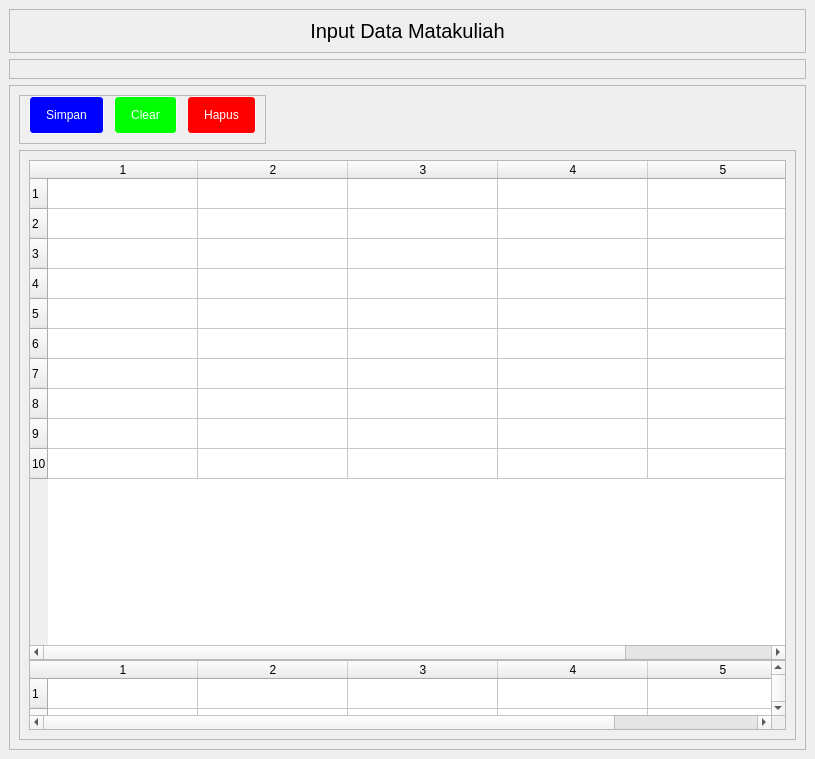
<?xml version="1.0" encoding="UTF-8"?>
<ui version="4.0">
 <class>MainWindow</class>
 <widget class="QMainWindow" name="MainWindow">
  <property name="geometry">
   <rect>
    <x>0</x>
    <y>0</y>
    <width>815</width>
    <height>759</height>
   </rect>
  </property>
  <property name="sizePolicy">
   <sizepolicy hsizetype="Preferred" vsizetype="Preferred">
    <horstretch>0</horstretch>
    <verstretch>0</verstretch>
   </sizepolicy>
  </property>
  <property name="windowTitle">
   <string>MainWindow</string>
  </property>
  <property name="styleSheet">
   <string notr="true">QLineEdit, QDateEdit {
	border: none;
}

QLineEdit,QComboBox {
height: 30px;
}

QPushButton {
  background-color: #f8f9fa;
  border: 1px solid #f8f9fa;
  border-radius: 4px;
  color: #3c4043;
  height: 36px;
  line-height: 27px;
  min-width: 10px;
  padding: 0 16px;
  text-align: center;
  white-space: pre;
}

QPushButton:hover {
  border-color: #4285f4;
  outline: none;
}

#btnSimpan{
	color: rgb(255, 255, 255);
	background-color: rgb(0, 0, 255);
}

#btnClear{
	color: rgb(255, 255, 255);
	background-color: rgb(0, 255, 0);
}

#btnHapus{
	color: rgb(255, 255, 255);
	background-color: rgb(255, 0, 0);
}</string>
  </property>
  <widget class="QWidget" name="centralwidget">
   <property name="sizePolicy">
    <sizepolicy hsizetype="Expanding" vsizetype="Expanding">
     <horstretch>0</horstretch>
     <verstretch>0</verstretch>
    </sizepolicy>
   </property>
   <property name="minimumSize">
    <size>
     <width>480</width>
     <height>480</height>
    </size>
   </property>
   <layout class="QVBoxLayout" name="verticalLayout">
    <item>
     <widget class="QFrame" name="frame">
      <property name="sizePolicy">
       <sizepolicy hsizetype="Preferred" vsizetype="Fixed">
        <horstretch>0</horstretch>
        <verstretch>0</verstretch>
       </sizepolicy>
      </property>
      <property name="frameShape">
       <enum>QFrame::StyledPanel</enum>
      </property>
      <property name="frameShadow">
       <enum>QFrame::Raised</enum>
      </property>
      <layout class="QHBoxLayout" name="horizontalLayout">
       <item alignment="Qt::AlignTop">
        <widget class="QLabel" name="label">
         <property name="font">
          <font>
           <pointsize>15</pointsize>
          </font>
         </property>
         <property name="text">
          <string>Input Data Matakuliah</string>
         </property>
         <property name="alignment">
          <set>Qt::AlignCenter</set>
         </property>
        </widget>
       </item>
      </layout>
     </widget>
    </item>
    <item>
     <widget class="QFrame" name="frame_2">
      <property name="sizePolicy">
       <sizepolicy hsizetype="Expanding" vsizetype="Preferred">
        <horstretch>0</horstretch>
        <verstretch>0</verstretch>
       </sizepolicy>
      </property>
      <property name="frameShape">
       <enum>QFrame::StyledPanel</enum>
      </property>
      <property name="frameShadow">
       <enum>QFrame::Raised</enum>
      </property>
      <layout class="QHBoxLayout" name="horizontalLayout_2">
       <item alignment="Qt::AlignLeft">
        <widget class="QFrame" name="frame_4">
         <property name="font">
          <font>
           <family>Segoe UI Symbol</family>
           <pointsize>9</pointsize>
          </font>
         </property>
         <property name="frameShape">
          <enum>QFrame::StyledPanel</enum>
         </property>
         <property name="frameShadow">
          <enum>QFrame::Raised</enum>
         </property>
         <widget class="QLabel" name="label_2">
          <property name="geometry">
           <rect>
            <x>10</x>
            <y>10</y>
            <width>47</width>
            <height>18</height>
           </rect>
          </property>
          <property name="font">
           <font>
            <pointsize>11</pointsize>
           </font>
          </property>
          <property name="text">
           <string>ID KRS</string>
          </property>
         </widget>
         <widget class="QLabel" name="label_3">
          <property name="geometry">
           <rect>
            <x>10</x>
            <y>50</y>
            <width>89</width>
            <height>18</height>
           </rect>
          </property>
          <property name="font">
           <font>
            <pointsize>11</pointsize>
           </font>
          </property>
          <property name="text">
           <string>Tahun Ajaran</string>
          </property>
         </widget>
         <widget class="QLabel" name="label_4">
          <property name="geometry">
           <rect>
            <x>10</x>
            <y>90</y>
            <width>62</width>
            <height>18</height>
           </rect>
          </property>
          <property name="font">
           <font>
            <pointsize>11</pointsize>
           </font>
          </property>
          <property name="text">
           <string>Semester</string>
          </property>
         </widget>
         <widget class="QLabel" name="label_5">
          <property name="geometry">
           <rect>
            <x>10</x>
            <y>129</y>
            <width>31</width>
            <height>18</height>
           </rect>
          </property>
          <property name="font">
           <font>
            <pointsize>11</pointsize>
           </font>
          </property>
          <property name="text">
           <string>NIM</string>
          </property>
         </widget>
         <widget class="QLabel" name="label_6">
          <property name="geometry">
           <rect>
            <x>10</x>
            <y>169</y>
            <width>62</width>
            <height>18</height>
           </rect>
          </property>
          <property name="font">
           <font>
            <pointsize>11</pointsize>
           </font>
          </property>
          <property name="text">
           <string>Prodi</string>
          </property>
         </widget>
        </widget>
       </item>
       <item>
        <widget class="QFrame" name="frame_5">
         <property name="sizePolicy">
          <sizepolicy hsizetype="Expanding" vsizetype="Expanding">
           <horstretch>0</horstretch>
           <verstretch>0</verstretch>
          </sizepolicy>
         </property>
         <property name="frameShape">
          <enum>QFrame::StyledPanel</enum>
         </property>
         <property name="frameShadow">
          <enum>QFrame::Raised</enum>
         </property>
         <widget class="QFrame" name="frame_6">
          <property name="geometry">
           <rect>
            <x>10</x>
            <y>10</y>
            <width>261</width>
            <height>32</height>
           </rect>
          </property>
          <property name="sizePolicy">
           <sizepolicy hsizetype="Preferred" vsizetype="Preferred">
            <horstretch>0</horstretch>
            <verstretch>0</verstretch>
           </sizepolicy>
          </property>
          <property name="minimumSize">
           <size>
            <width>0</width>
            <height>0</height>
           </size>
          </property>
          <property name="frameShape">
           <enum>QFrame::StyledPanel</enum>
          </property>
          <property name="frameShadow">
           <enum>QFrame::Raised</enum>
          </property>
          <layout class="QHBoxLayout" name="horizontalLayout_3">
           <property name="leftMargin">
            <number>0</number>
           </property>
           <property name="topMargin">
            <number>0</number>
           </property>
           <property name="rightMargin">
            <number>0</number>
           </property>
           <property name="bottomMargin">
            <number>0</number>
           </property>
           <item>
            <widget class="QLineEdit" name="txtKodeMatakuliah">
             <property name="minimumSize">
              <size>
               <width>200</width>
               <height>0</height>
              </size>
             </property>
             <property name="maximumSize">
              <size>
               <width>200</width>
               <height>16777215</height>
              </size>
             </property>
             <property name="font">
              <font>
               <pointsize>12</pointsize>
              </font>
             </property>
            </widget>
           </item>
           <item alignment="Qt::AlignLeft">
            <widget class="QPushButton" name="btnCari">
             <property name="minimumSize">
              <size>
               <width>44</width>
               <height>10</height>
              </size>
             </property>
             <property name="maximumSize">
              <size>
               <width>16777215</width>
               <height>30</height>
              </size>
             </property>
             <property name="text">
              <string>Cari</string>
             </property>
            </widget>
           </item>
          </layout>
         </widget>
         <widget class="QFrame" name="frame_7">
          <property name="geometry">
           <rect>
            <x>10</x>
            <y>48</y>
            <width>202</width>
            <height>32</height>
           </rect>
          </property>
          <property name="frameShape">
           <enum>QFrame::StyledPanel</enum>
          </property>
          <property name="frameShadow">
           <enum>QFrame::Raised</enum>
          </property>
          <layout class="QVBoxLayout" name="verticalLayout_6">
           <property name="spacing">
            <number>0</number>
           </property>
           <property name="leftMargin">
            <number>0</number>
           </property>
           <property name="topMargin">
            <number>0</number>
           </property>
           <property name="rightMargin">
            <number>0</number>
           </property>
           <property name="bottomMargin">
            <number>0</number>
           </property>
           <item>
            <widget class="QLineEdit" name="txtMatakuliah">
             <property name="minimumSize">
              <size>
               <width>200</width>
               <height>0</height>
              </size>
             </property>
             <property name="maximumSize">
              <size>
               <width>200</width>
               <height>16777215</height>
              </size>
             </property>
             <property name="font">
              <font>
               <pointsize>12</pointsize>
              </font>
             </property>
            </widget>
           </item>
          </layout>
         </widget>
         <widget class="QComboBox" name="cboSks">
          <property name="geometry">
           <rect>
            <x>10</x>
            <y>86</y>
            <width>50</width>
            <height>34</height>
           </rect>
          </property>
          <property name="sizePolicy">
           <sizepolicy hsizetype="Expanding" vsizetype="Fixed">
            <horstretch>0</horstretch>
            <verstretch>0</verstretch>
           </sizepolicy>
          </property>
          <property name="minimumSize">
           <size>
            <width>50</width>
            <height>0</height>
           </size>
          </property>
          <property name="maximumSize">
           <size>
            <width>50</width>
            <height>16777215</height>
           </size>
          </property>
          <property name="font">
           <font>
            <pointsize>12</pointsize>
           </font>
          </property>
          <item>
           <property name="text">
            <string/>
           </property>
          </item>
          <item>
           <property name="text">
            <string>1</string>
           </property>
          </item>
          <item>
           <property name="text">
            <string>2</string>
           </property>
          </item>
          <item>
           <property name="text">
            <string>3</string>
           </property>
          </item>
          <item>
           <property name="text">
            <string>4</string>
           </property>
          </item>
          <item>
           <property name="text">
            <string>5</string>
           </property>
          </item>
         </widget>
         <widget class="QComboBox" name="cboSemester">
          <property name="geometry">
           <rect>
            <x>10</x>
            <y>166</y>
            <width>50</width>
            <height>34</height>
           </rect>
          </property>
          <property name="sizePolicy">
           <sizepolicy hsizetype="Expanding" vsizetype="Fixed">
            <horstretch>0</horstretch>
            <verstretch>0</verstretch>
           </sizepolicy>
          </property>
          <property name="minimumSize">
           <size>
            <width>50</width>
            <height>0</height>
           </size>
          </property>
          <property name="maximumSize">
           <size>
            <width>50</width>
            <height>16777215</height>
           </size>
          </property>
          <property name="font">
           <font>
            <pointsize>12</pointsize>
           </font>
          </property>
          <item>
           <property name="text">
            <string/>
           </property>
          </item>
          <item>
           <property name="text">
            <string>1</string>
           </property>
          </item>
          <item>
           <property name="text">
            <string>2</string>
           </property>
          </item>
          <item>
           <property name="text">
            <string>3</string>
           </property>
          </item>
          <item>
           <property name="text">
            <string>4</string>
           </property>
          </item>
          <item>
           <property name="text">
            <string>5</string>
           </property>
          </item>
          <item>
           <property name="text">
            <string>6</string>
           </property>
          </item>
          <item>
           <property name="text">
            <string>7</string>
           </property>
          </item>
          <item>
           <property name="text">
            <string>8</string>
           </property>
          </item>
         </widget>
         <widget class="QLineEdit" name="txtMatakuliah_2">
          <property name="geometry">
           <rect>
            <x>10</x>
            <y>130</y>
            <width>200</width>
            <height>30</height>
           </rect>
          </property>
          <property name="minimumSize">
           <size>
            <width>200</width>
            <height>0</height>
           </size>
          </property>
          <property name="maximumSize">
           <size>
            <width>200</width>
            <height>16777215</height>
           </size>
          </property>
          <property name="font">
           <font>
            <pointsize>12</pointsize>
           </font>
          </property>
         </widget>
        </widget>
       </item>
      </layout>
     </widget>
    </item>
    <item>
     <widget class="QFrame" name="frame_3">
      <property name="frameShape">
       <enum>QFrame::StyledPanel</enum>
      </property>
      <property name="frameShadow">
       <enum>QFrame::Raised</enum>
      </property>
      <layout class="QVBoxLayout" name="verticalLayout_11">
       <item alignment="Qt::AlignLeft">
        <widget class="QFrame" name="frame_14">
         <property name="frameShape">
          <enum>QFrame::StyledPanel</enum>
         </property>
         <property name="frameShadow">
          <enum>QFrame::Raised</enum>
         </property>
         <layout class="QHBoxLayout" name="horizontalLayout_4">
          <property name="spacing">
           <number>10</number>
          </property>
          <property name="topMargin">
           <number>0</number>
          </property>
          <item>
           <widget class="QPushButton" name="btnSimpan">
            <property name="minimumSize">
             <size>
              <width>44</width>
              <height>0</height>
             </size>
            </property>
            <property name="maximumSize">
             <size>
              <width>75</width>
              <height>16777215</height>
             </size>
            </property>
            <property name="text">
             <string>Simpan</string>
            </property>
           </widget>
          </item>
          <item>
           <widget class="QPushButton" name="btnClear">
            <property name="minimumSize">
             <size>
              <width>44</width>
              <height>0</height>
             </size>
            </property>
            <property name="text">
             <string>Clear</string>
            </property>
           </widget>
          </item>
          <item>
           <widget class="QPushButton" name="btnHapus">
            <property name="minimumSize">
             <size>
              <width>44</width>
              <height>0</height>
             </size>
            </property>
            <property name="text">
             <string>Hapus</string>
            </property>
           </widget>
          </item>
         </layout>
        </widget>
       </item>
       <item>
        <widget class="QFrame" name="frame_15">
         <property name="frameShape">
          <enum>QFrame::StyledPanel</enum>
         </property>
         <property name="frameShadow">
          <enum>QFrame::Raised</enum>
         </property>
         <layout class="QVBoxLayout" name="verticalLayout_2">
          <item>
           <widget class="QTableWidget" name="gridMatakuliah">
            <property name="sizePolicy">
             <sizepolicy hsizetype="Expanding" vsizetype="Expanding">
              <horstretch>0</horstretch>
              <verstretch>0</verstretch>
             </sizepolicy>
            </property>
            <property name="minimumSize">
             <size>
              <width>0</width>
              <height>500</height>
             </size>
            </property>
            <property name="rowCount">
             <number>10</number>
            </property>
            <property name="columnCount">
             <number>5</number>
            </property>
            <attribute name="horizontalHeaderDefaultSectionSize">
             <number>150</number>
            </attribute>
            <row/>
            <row/>
            <row/>
            <row/>
            <row/>
            <row/>
            <row/>
            <row/>
            <row/>
            <row/>
            <column/>
            <column/>
            <column/>
            <column/>
            <column/>
           </widget>
          </item>
          <item>
           <widget class="QTableWidget" name="gridMatakuliah_2">
            <property name="sizePolicy">
             <sizepolicy hsizetype="Expanding" vsizetype="Expanding">
              <horstretch>0</horstretch>
              <verstretch>0</verstretch>
             </sizepolicy>
            </property>
            <property name="rowCount">
             <number>10</number>
            </property>
            <property name="columnCount">
             <number>5</number>
            </property>
            <attribute name="horizontalHeaderDefaultSectionSize">
             <number>150</number>
            </attribute>
            <row/>
            <row/>
            <row/>
            <row/>
            <row/>
            <row/>
            <row/>
            <row/>
            <row/>
            <row/>
            <column/>
            <column/>
            <column/>
            <column/>
            <column/>
           </widget>
          </item>
         </layout>
        </widget>
       </item>
      </layout>
     </widget>
    </item>
   </layout>
  </widget>
 </widget>
 <resources/>
 <connections/>
</ui>
